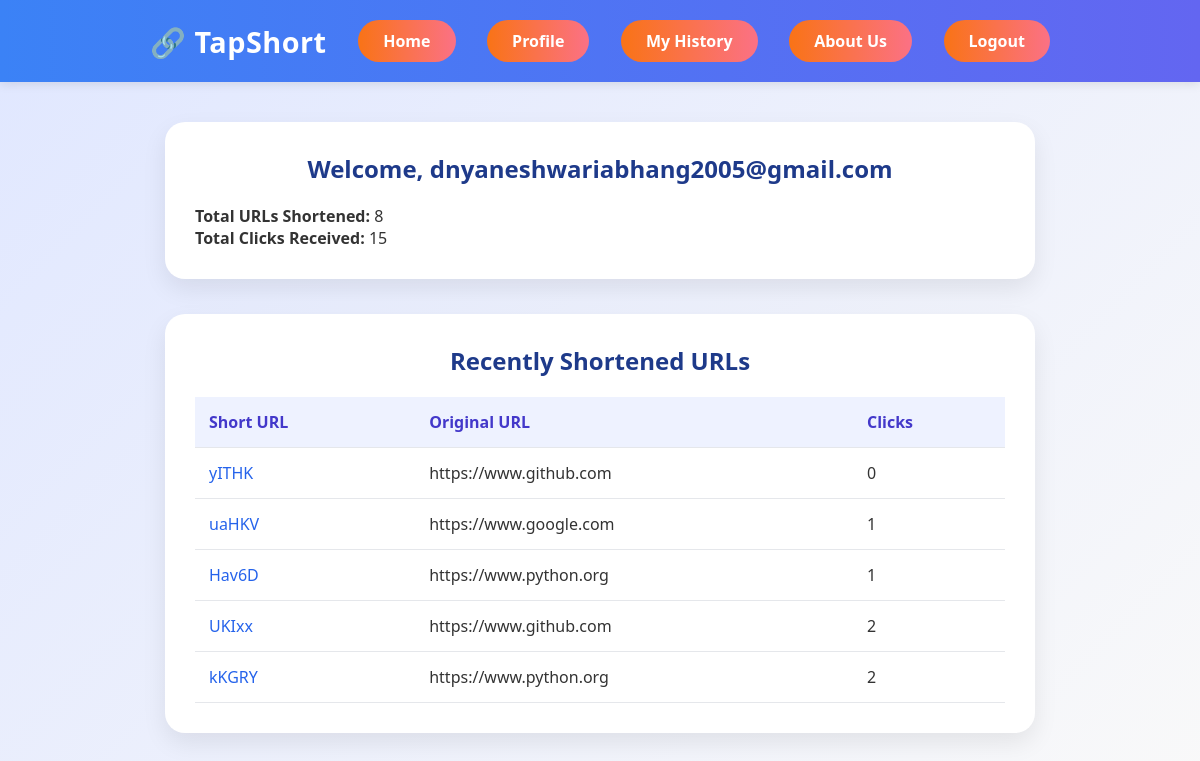
Screenshot of /profile (signed in) with the database file from the repository.
### tables this page shows
CREATE TABLE users (
            id INTEGER PRIMARY KEY AUTOINCREMENT,
            email TEXT NOT NULL UNIQUE,
            password TEXT NOT NULL
        );

CREATE TABLE urls (
            id INTEGER PRIMARY KEY AUTOINCREMENT,
            long_url TEXT NOT NULL,
            short_code TEXT NOT NULL UNIQUE,
            clicks INTEGER DEFAULT 0
        , user_id INTEGER);

### Url_shortener.py (the view)
@app.route('/profile')
def profile():
    if "user_id" not in session:
        return redirect(url_for('login'))
    user_id = session['user_id']
    conn = sqlite3.connect('database.db')
    c = conn.cursor()
    c.execute('SELECT email FROM users WHERE id = ?', (user_id,))
    email = c.fetchone()[0]
    c.execute('SELECT COUNT(*) FROM urls WHERE user_id = ?', (user_id,))
    total_urls = c.fetchone()[0]
    c.execute('SELECT SUM(clicks) FROM urls WHERE user_id = ?', (user_id,))
    total_clicks = c.fetchone()[0] or 0
    c.execute('SELECT long_url, short_code, clicks FROM urls WHERE user_id = ? ORDER BY id DESC LIMIT 5', (user_id,))
    urls = c.fetchall()
    conn.close()
    return render_template('profile.html', email=email, total_urls=total_urls, total_clicks=total_clicks, urls=urls)

### templates/profile.html (shortened to what this page needs)
<!DOCTYPE html>
<html lang="en">
<head>
    <link rel="stylesheet" href="{{ url_for('static', filename='style.css') }}">
</head>
<body>
    <header>
        <div class="navbar">
            <h1>🔗 TapShort</h1>
            <a href="{{ url_for('home') }}" class="btn">Home</a>
            <a href="{{ url_for('profile') }}" class="btn">Profile</a>
            <a href="{{ url_for('history') }}" class="btn">My History</a>
            <a href="{{ url_for('about') }}" class="btn">About Us</a>
            <a href="{{ url_for('logout') }}" class="btn">Logout</a>
        </div>
    </header>
    <main>
        <div class="container">
            <div class="card">
                <h2>Welcome, {{ email }}</h2>
                <p><strong>Total URLs Shortened:</strong> {{ total_urls }}</p>
                <p><strong>Total Clicks Received:</strong> {{ total_clicks }}</p>
            </div>
            <div class="card">
                <h2>Recently Shortened URLs</h2>
                <table>
                    <tr>
                        <th>Short URL</th>
                        <th>Original URL</th>
                        <th>Clicks</th>
                    </tr>
                    {% for url in urls %}
                    <tr>
                        <td><a href="{{ url[0] }}" target="_blank">{{ url[1] }}</a></td>
                        <td>{{ url[0] }}</td>
                        <td>{{ url[2] }}</td>
                    </tr>
                    {% endfor %}
                </table>
            </div>
        </div>
    </main>
</body>
</html>

### static/style.css (style rules this page uses)
* { margin: 0; padding: 0; box-sizing: border-box; font-family: 'Poppins', 'Segoe UI', Tahoma, Geneva, Verdana, sans-serif; }
body { background: linear-gradient(135deg, #e0e7ff, #f9f9f9); color: #333; min-height: 100vh; }
header { background: linear-gradient(90deg, #3b82f6, #6366f1); padding: 20px 0; color: white; box-shadow: 0 2px 10px rgba(0,0,0,0.1); }
.navbar { max-width: 900px; margin: 0 auto; display: flex; justify-content: space-between; align-items: center; }
.navbar h1 { font-size: 1.8rem; font-weight: 600; letter-spacing: 0.5px; }
.navbar .btn { background: linear-gradient(90deg, #f97316, #fb7185); padding: 10px 25px; border-radius: 25px; text-decoration: none; color: white; font-weight: bold; transition: 0.3s; }
.container { max-width: 900px; margin: 40px auto; display: flex; flex-direction: column; gap: 35px; padding: 0 15px; }
.card { background: white; padding: 30px; border-radius: 20px; box-shadow: 0 10px 25px rgba(0,0,0,0.08); transition: 0.3s; }
h2 { margin-bottom: 20px; color: #1e3a8a; text-align: center; }
table { width: 100%; border-collapse: collapse; margin-top: 15px; }
th, td { padding: 14px; text-align: left; border-bottom: 1px solid #e5e7eb; }
th { background: #eef2ff; color: #4338ca; }
a { color: #2563eb; text-decoration: none; }

### rows the page displays
users: email "dnyaneshwariabhang2005@gmail.com"
urls: short_code "yITHK", long_url "https://www.github.com", clicks "0"
urls: short_code "uaHKV", long_url "https://www.google.com", clicks "1"
urls: short_code "Hav6D", long_url "https://www.python.org", clicks "1"
urls: short_code "UKIxx", long_url "https://www.github.com", clicks "2"
urls: short_code "kKGRY", long_url "https://www.python.org", clicks "2"

### other values shown
{{ total_urls }} "8"
{{ total_clicks }} "15"
